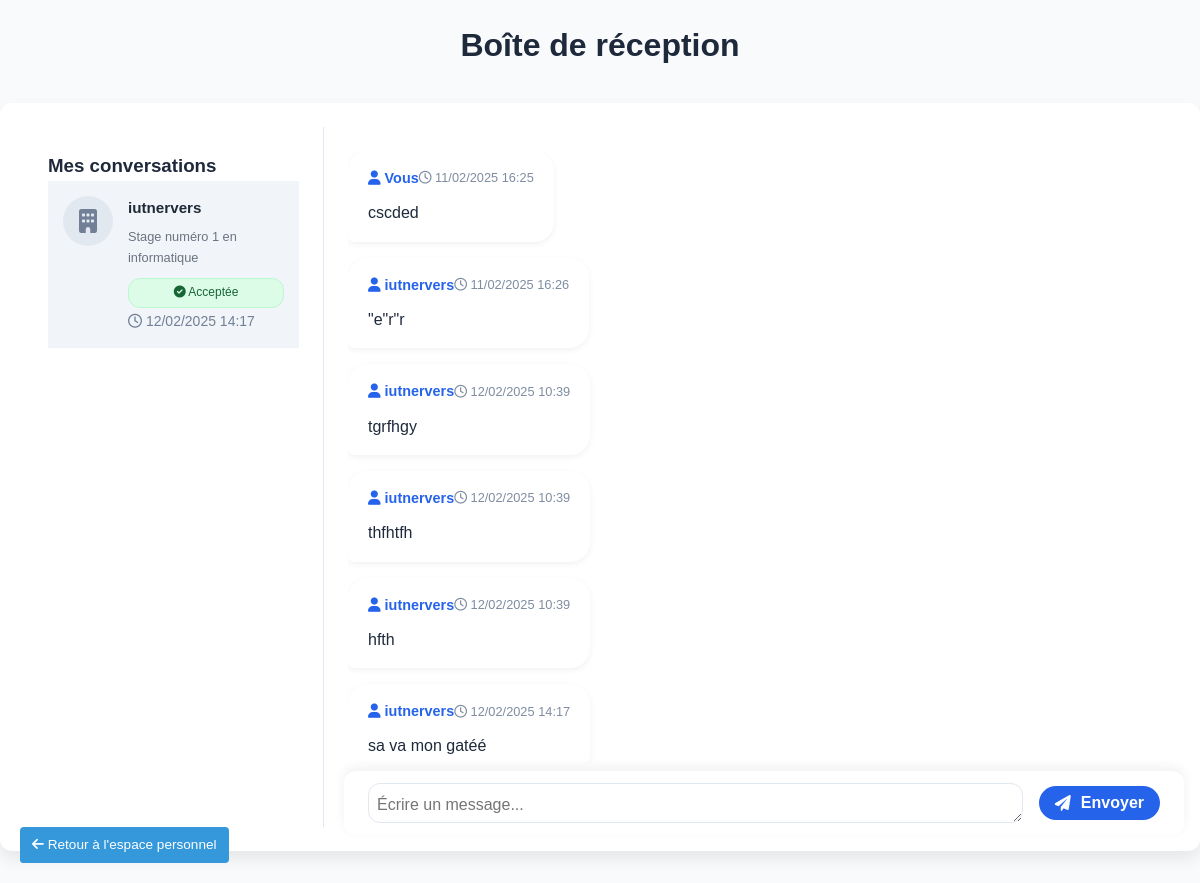
The app's page /app/message/inbox.php?entreprise_id=2 (signed in) with its own data.
### tables this page shows
CREATE TABLE `entreprises` (
  `id` int(11) NOT NULL,
  `siret` varchar(14) NOT NULL,
  `nom` varchar(100) NOT NULL,
  `adresse` varchar(255) DEFAULT NULL,
  `ville` varchar(100) DEFAULT NULL,
  `code_postal` varchar(10) DEFAULT NULL,
  `pays` varchar(100) DEFAULT NULL,
  `telephone` varchar(20) DEFAULT NULL,
  `site_web` varchar(255) DEFAULT NULL,
  `lieu` varchar(255) DEFAULT NULL,
  `tva_intracommunautaire` varchar(50) DEFAULT NULL,
  `secteur_activite` varchar(100) DEFAULT NULL,
  `description` text,
  `adresse_facturation` varchar(255) DEFAULT NULL,
  `logo` varchar(255) DEFAULT NULL,
  `nom_contact` varchar(100) DEFAULT NULL,
  `username` varchar(100) NOT NULL,
  `email` varchar(255) NOT NULL,
  `password` varchar(255) NOT NULL,
  `role` enum('etudiant','entreprise','admin') NOT NULL DEFAULT 'entreprise',
  `date_creation` timestamp NOT NULL DEFAULT CURRENT_TIMESTAMP,
  `icone` varchar(255) DEFAULT NULL
);

CREATE TABLE `messages` (
  `id` int(11) NOT NULL,
  `expediteur_id` varchar(20) DEFAULT NULL,
  `destinataire_id` varchar(20) DEFAULT NULL,
  `contenu` text NOT NULL,
  `date_envoi` datetime DEFAULT CURRENT_TIMESTAMP,
  `statut` enum('non_lu','lu') DEFAULT 'non_lu',
  `conversation_id` int(11) DEFAULT NULL
);

### app/message/inbox.php (the view, shortened to what this page needs)
<?php
require_once $_SERVER['DOCUMENT_ROOT'] . '/Gestion_Stage/app/config/database.php';
$user_id = $_SESSION['user_id'];
$role = $_SESSION['role'];
$selected_entreprise_id = isset($_GET['entreprise_id']) ? intval($_GET['entreprise_id']) : null;
$selected_etudiant_id = isset($_GET['etudiant_id']) ? intval($_GET['etudiant_id']) : null;
if ($role === 'entreprise') {
    $etudiant_query = "SELECT DISTINCT e.*,
    CONCAT(e.nom, ' ', e.prenom) as nom_complet,
    MAX(m.date_envoi) as dernier_message,
    c.statut as statut_candidature,
    os.titre as titre_offre,
    MIN(m.conversation_id) as conversation_id,
    COUNT(DISTINCT CASE
        WHEN m.statut = 'non_lu'
        AND m.expediteur_id = CONCAT('E', e.id)
        AND m.destinataire_id = CONCAT('C', :user_id)
        THEN m.id
    END) as messages_non_lus
FROM etudiants e
INNER JOIN candidatures c ON e.id = c.etudiant_id
INNER JOIN offres_stages os ON c.offre_id = os.id
LEFT JOIN messages m ON (
    m.expediteur_id = CONCAT('E', e.id)
    AND m.destinataire_id = CONCAT('C', :user_id)
)
WHERE os.entreprise_id = :user_id
GROUP BY e.id";
    $etudiant_stmt = $pdo->prepare($etudiant_query);
    $etudiant_stmt->execute([':user_id' => $user_id]);
    $etudiants = $etudiant_stmt->fetchAll();
} else {
    $entreprise_query = "SELECT DISTINCT e.*,
    MAX(m.date_envoi) as dernier_message,
    c.statut as statut_candidature,
    os.titre as titre_offre,
    COUNT(DISTINCT CASE
        WHEN m.statut = 'non_lu'
        AND m.expediteur_id = CONCAT('C', e.id)
        AND m.destinataire_id = CONCAT('E', :user_id)
        THEN m.id
    END) as messages_non_lus
FROM entreprises e
LEFT JOIN offres_stages os ON e.id = os.entreprise_id
LEFT JOIN candidatures c ON os.id = c.offre_id AND c.etudiant_id = :user_id
LEFT JOIN messages m ON (
    m.expediteur_id = CONCAT('C', e.id)
    AND m.destinataire_id = CONCAT('E', :user_id)
)
WHERE
    (c.statut = 'acceptee' OR m.id IS NOT NULL)
    AND e.id IN (
        SELECT DISTINCT entreprise_id
        FROM offres_stages
        WHERE id IN (
            SELECT offre_id
            FROM candidatures
            WHERE etudiant_id = :user_id
        )
    )
GROUP BY e.id";
    $entreprise_stmt = $pdo->prepare($entreprise_query);
    $entreprise_stmt->execute([':user_id' => $user_id]);
    $entreprises = $entreprise_stmt->fetchAll();
}
$messages = [];
if ($role === 'etudiant' && $selected_entreprise_id) {
    $query = "SELECT m.*,
                    CASE
                        WHEN m.expediteur_id = CONCAT('E', :user_id) THEN 'Vous'
                        ELSE e.nom
                    END as expediteur_nom,
                    e.id as entreprise_id
             FROM messages m
             LEFT JOIN entreprises e ON SUBSTRING(m.expediteur_id, 2) = e.id
             WHERE (m.expediteur_id = CONCAT('E', :user_id) AND m.destinataire_id = CONCAT('C', :entreprise_id))
             OR (m.expediteur_id = CONCAT('C', :entreprise_id) AND m.destinataire_id = CONCAT('E', :user_id))
             ORDER BY m.date_envoi ASC";
    $stmt = $pdo->prepare($query);
    $stmt->execute([
        ':user_id' => $user_id,
        ':entreprise_id' => $selected_entreprise_id
    ]);
    $messages = $stmt->fetchAll();
}
?>
<!DOCTYPE html>
<html lang="fr">
<head>
    <link rel="stylesheet" href="/Gestion_Stage/public/assets/css/style_message.css">
    <link rel="stylesheet" href="https://cdnjs.cloudflare.com/ajax/libs/font-awesome/6.0.0/css/all.min.css"
 />
    <h1>Boîte de réception</h1>
</head>
<body>
    <div class="container inbox-container">
        <div class="conversation-list">
    <?php if ($role === 'entreprise'): ?>
        <h3>Conversations avec les candidats</h3>
        <ul class="conversations">
            <?php foreach ($etudiants as $etudiant): ?>
                <li class="conversation-item <?php echo $selected_etudiant_id == $etudiant['id'] ? 'active' : ''; ?>">
                    <a href="?etudiant_id=<?php echo $etudiant['id']; ?>">
                        <div class="avatar">
                            <i class="fas fa-user-graduate"></i>
                        </div>
                        <div class="info">
                            <span class="name">
                                <?php echo htmlspecialchars($etudiant['nom_complet']); ?>
                                <?php if ($etudiant['messages_non_lus'] > 0): ?>
                                    <span class="notification-badge">
                                        <?php echo $etudiant['messages_non_lus'] > 9 ? '9+' : $etudiant['messages_non_lus']; ?>
                                    </span>
                                <?php endif; ?>
                            </span>
                            <span class="offer-title"><?php echo htmlspecialchars($etudiant['titre_offre']); ?></span>
                            <span class="status <?php echo strtolower($etudiant['statut_candidature']); ?>">
                                <?php
                                $statut = strtolower($etudiant['statut_candidature']);
                                switch($statut) {
                                    case 'acceptee':
                                        echo '<i class="fas fa-check-circle"></i> Acceptée';
                                        break;
                                    case 'en_attente':
                                        echo '<i class="fas fa-clock"></i> En attente';
                                        break;
                                    case 'refusee':
                                        echo '<i class="fas fa-times-circle"></i> Refusée';
                                        break;
                                    default:
                                        echo ucfirst($statut);
                                }
                                ?>
                            </span>
                            <?php if ($etudiant['dernier_message']): ?>
                                <span class="last-message">
                                    <i class="far fa-clock"></i>
                                    <?php echo date('d/m/Y H:i', strtotime($etudiant['dernier_message'])); ?>
                                </span>
                            <?php endif; ?>
                        </div>
                    </a>
                </li>
            <?php endforeach; ?>
        </ul>
    <?php else: ?>
        <?php if ($role === 'etudiant'): ?>
            <h3>Mes conversations</h3>
            <ul class="conversations">
                <?php if (empty($entreprises)): ?>
                    <li class="empty-conversations">
                        <i class="fas fa-info-circle"></i>
                        Aucune conversation disponible
                    </li>
                <?php else: ?>
                    <?php foreach ($entreprises as $entreprise): ?>
                        <li class="conversation-item <?php echo $selected_entreprise_id == $entreprise['id'] ? 'active' : ''; ?>">
                            <a href="?entreprise_id=<?php echo $entreprise['id']; ?>">
                                <div class="avatar">
                                    <?php if ($entreprise['logo']): ?>
                                        <img src="/Gestion_Stage/public/uploads/logos/<?php echo htmlspecialchars($entreprise['logo']); ?>"
                                             alt="Logo <?php echo htmlspecialchars($entreprise['nom']); ?>">
                                    <?php else: ?>
                                        <i class="fas fa-building"></i>
                                    <?php endif; ?>
                                </div>
                                <div class="info">
                                    <span class="name">
<?php echo htmlspecialchars($entreprise['nom']); ?>
</span>
                                    <?php if ($entreprise['titre_offre']): ?>
                                        <span class="offer-title"><?php echo htmlspecialchars($entreprise['titre_offre']); ?></span>
                                    <?php endif; ?>
                                    <?php if ($entreprise['statut_candidature']): ?>
                                        <span class="status <?php echo strtolower($entreprise['statut_candidature']); ?>">
                                            <?php
                                            $statut = strtolower($entreprise['statut_candidature']);
                                            switch($statut) {
                                                case 'acceptee':
                                                    echo '<i class="fas fa-check-circle"></i> Acceptée';
                                                    break;
                                            }
                                            ?>
                                        </span>
                                    <?php endif; ?>
                                    <?php if ($entreprise['dernier_message']): ?>
                                        <span class="last-message">
                                            <i class="far fa-clock"></i>
                                            <?php echo date('d/m/Y H:i', strtotime($entreprise['dernier_message'])); ?>
                                        </span>
                                    <?php endif; ?>
                                </div>
                            </a>
                        </li>
                    <?php endforeach; ?>
                <?php endif; ?>
            </ul>
        <?php endif; ?>
    <?php endif; ?>
</div>
        <div class="message-content" id="messageContent">
    <?php if ($role === 'etudiant' && !$selected_entreprise_id): ?>
        <p class="empty-message"><i class="fas fa-comments"></i> Sélectionnez une conversation pour afficher les messages</p>
    <?php elseif ($role === 'entreprise' && !$selected_etudiant_id): ?>
        <p class="empty-message"><i class="fas fa-comments"></i> Sélectionnez un étudiant pour afficher les messages</p>
    <?php elseif (empty($messages)): ?>
        <p class="empty-message"><i class="fas fa-envelope-open"></i> Aucun message dans cette conversation</p>
    <?php else: ?>
        <ul class="messages">
            <?php foreach ($messages as $message): ?>
                <li class="message <?php echo $message['statut'] === 'non_lu' ? 'unread' : ''; ?>
                                 <?php echo $message['expediteur_id'] == $user_id ? 'sent' : 'received'; ?>">
                    <div class="message-header">
                        <span class="sender">
                            <i class="fas fa-user"></i>
                            <?php echo htmlspecialchars($message['expediteur_nom']); ?>
                        </span>
                        <span class="date">
                            <i class="far fa-clock"></i>
                            <?php echo date('d/m/Y H:i', strtotime($message['date_envoi'])); ?>
                        </span>
                    </div>
                    <div class="message-body">
                        <?php echo nl2br(htmlspecialchars($message['contenu'])); ?>
                    </div>
                </li>
            <?php endforeach; ?>
        </ul>
    <?php endif; ?>
</div>
<div class="reply-section" style="display: none;">
    <form id="messageForm" class="reply-box">
        <textarea name="contenu" placeholder="Écrire un message..." required></textarea>
        <button type="submit" class="button send-btn">
            <i class="fas fa-paper-plane"></i> Envoyer
        </button>
    </form>
</div>
    </div>
    <p class="index-button"><a class="index-button" href="/Gestion_Stage/app/views/home.php"><i class="fas fa-arrow-left"></i> Retour à l'espace personnel</a></p>
</body>
</html>

### records on screen
entreprises: nom "iutnervers", titre_offre "Stage numéro 1 en informatique", dernier_message "12/02/2025 14:17"
messages: expediteur_nom "Vous", date_envoi "11/02/2025 16:25", contenu "cscded"
messages: expediteur_nom "iutnervers", date_envoi "11/02/2025 16:26", contenu "\"e\"r\"r"
messages: expediteur_nom "iutnervers", date_envoi "12/02/2025 10:39", contenu "tgrfhgy"
messages: expediteur_nom "iutnervers", date_envoi "12/02/2025 10:39", contenu "thfhtfh"
messages: expediteur_nom "iutnervers", date_envoi "12/02/2025 10:39", contenu "hfth"
messages: expediteur_nom "iutnervers", date_envoi "12/02/2025 14:17", contenu "sa va mon gatéé"
